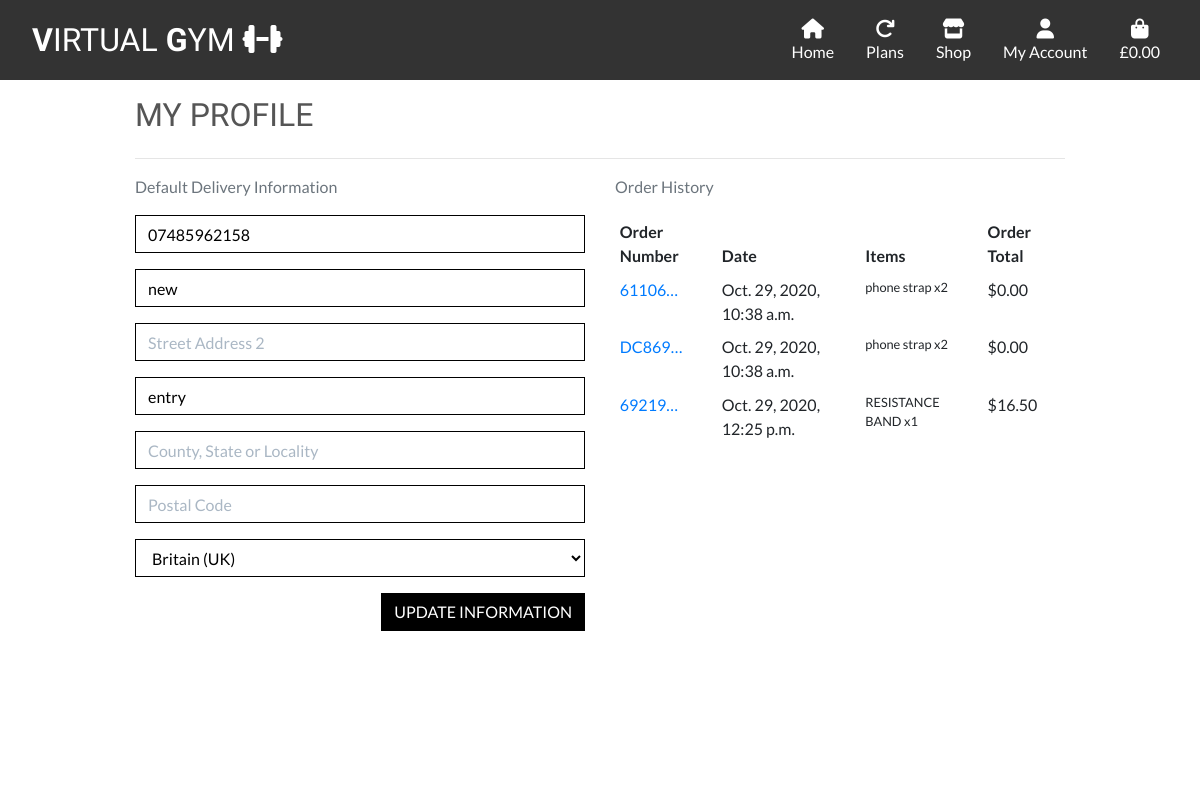
/profile/ (signed in), run on an earlier commit of the app's database.
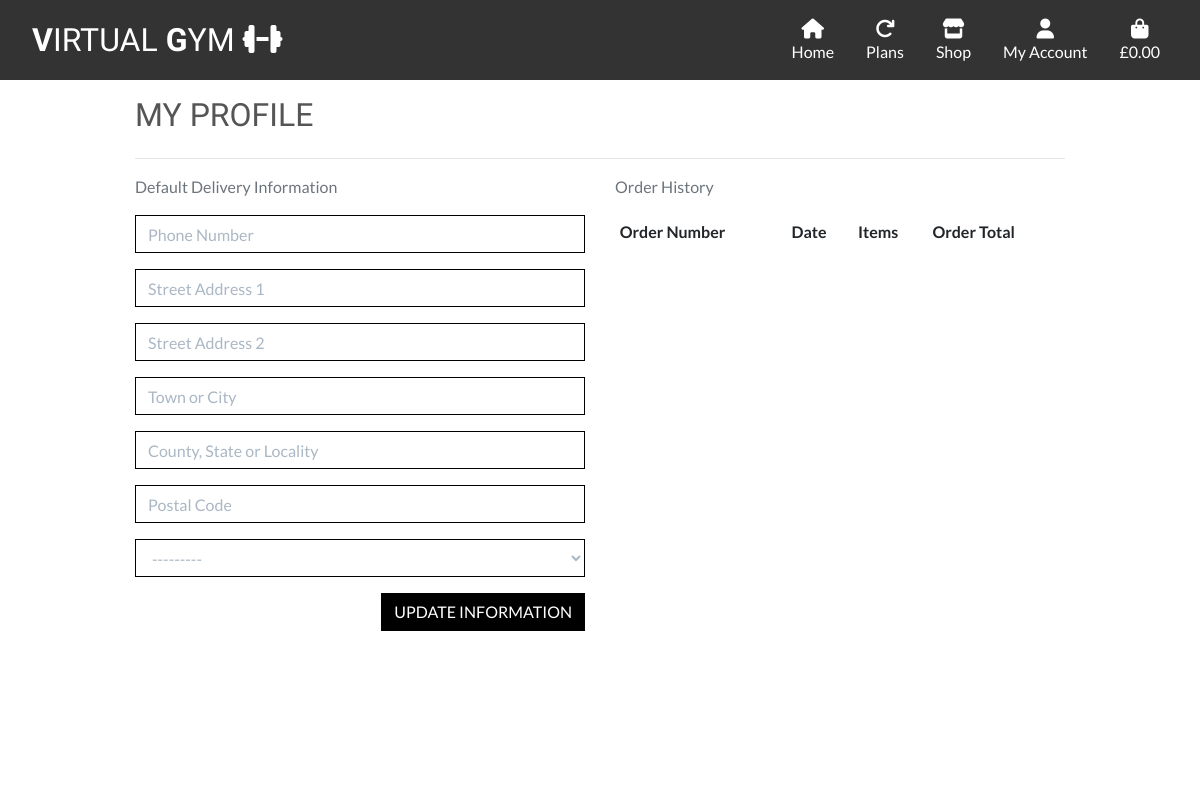
And on a later commit of the database.
### profiles/models.py (models this page shows, shortened)
class UserProfile(models.Model):
    user = models.OneToOneField(User, on_delete=models.CASCADE)
    default_phone_number = models.CharField(max_length=20, null=True, blank=True)
    default_street_address1 = models.CharField(max_length=80, null=True, blank=True)
    default_street_address2 = models.CharField(max_length=80, null=True, blank=True)
    default_town_or_city = models.CharField(max_length=40, null=True, blank=True)
    default_county = models.CharField(max_length=80, null=True, blank=True)
    default_postcode = models.CharField(max_length=20, null=True, blank=True)
    default_country = CountryField(blank_label='Country', null=True, blank=True)

### checkout/models.py (models this page shows, shortened)
class Order(models.Model):
    order_number = models.CharField(max_length=32, null=False, editable=False)
    user_profile = models.ForeignKey(UserProfile, on_delete=models.SET_NULL,
                                     null=True, blank=True,
                                     related_name='orders')
    full_name = models.CharField(max_length=50, null=False, blank=False)
    email = models.EmailField(max_length=254, null=False, blank=False)
    phone_number = models.CharField(max_length=20, null=False, blank=False)
    country = CountryField(blank_label='Country *', null=False, blank=False)
    postcode = models.CharField(max_length=20, null=True, blank=True)
    town_or_city = models.CharField(max_length=40, null=False, blank=False)
    street_address1 = models.CharField(max_length=80, null=False, blank=False)
    street_address2 = models.CharField(max_length=80, null=True, blank=True)
    county = models.CharField(max_length=80, null=True, blank=True)
    date = models.DateTimeField(auto_now_add=True)
    delivery_cost = models.DecimalField(max_digits=6, decimal_places=2,
                                        null=False, default=0)
    order_total = models.DecimalField(max_digits=10, decimal_places=2, null=False, default=0)
    grand_total = models.DecimalField(max_digits=10, decimal_places=2, null=False, default=0)
    original_bag = models.TextField(null=False, blank=False, default='')
    stripe_pid = models.CharField(max_length=254, null=False, blank=False, default='')

class OrderLineItem(models.Model):
    order = models.ForeignKey(Order, null=False, blank=False, on_delete=models.CASCADE, related_name='lineitems')
    product = models.ForeignKey(Product, null=False, blank=False, on_delete=models.CASCADE)
    product_size = models.CharField(max_length=2, null=True, blank=True) # XS, S, M, L, XL
    quantity = models.IntegerField(null=False, blank=False, default=0)
    lineitem_total = models.DecimalField(max_digits=6, decimal_places=2, null=False, blank=False, editable=False)

### products/models.py (models this page shows, shortened)
class Product(models.Model):
    category = models.ForeignKey('Category', null=True, blank=True,
                                 on_delete=models.SET_NULL)
    sku = models.CharField(max_length=254, null=True, blank=True)
    name = models.CharField(max_length=254)
    description = models.TextField()
    has_sizes = models.BooleanField(default=False, null=True, blank=True)
    price = models.DecimalField(max_digits=6, decimal_places=2)
    image_url = models.URLField(max_length=1024, null=True, blank=True)
    image = models.ImageField(null=True, blank=True)

### profiles/views.py (the view)
# urls.py: path('', views.profile, name='profile'),
@login_required
def profile(request):
    profile = get_object_or_404(UserProfile, user=request.user)
    if request.method == 'POST':
        form = UserProfileForm(request.POST, instance=profile)
        if form.is_valid():
            form.save()
            messages.success(request, 'Profile updated successfully')
        else:
            messages.error(request, 'Update failed. Please ensure the form is valid.')
    else:
        form = UserProfileForm(instance=profile)
    orders = profile.orders.all()
    template = 'profiles/profile.html'
    context = {
        'form': form,
        'orders': orders,
        'on_profile_page': True
    }
    return render(request, template, context)

### profiles/forms.py
class UserProfileForm(forms.ModelForm):
    class Meta:
        model = UserProfile
        exclude = ('user',)
    def __init__(self, *args, **kwargs):
        super().__init__(*args, **kwargs)
        placeholders = {
            'default_phone_number': 'Phone Number',
            'default_postcode': 'Postal Code',
            'default_town_or_city': 'Town or City',
            'default_street_address1': 'Street Address 1',
            'default_street_address2': 'Street Address 2',
            'default_county': 'County, State or Locality',
        }
        self.fields['default_phone_number'].widget.attrs['autofocus'] = True
        for field in self.fields:
            if field != 'default_country':
                if self.fields[field].required:
                    placeholder = f'{placeholders[field]} *'
                else:
                    placeholder = placeholders[field]
                self.fields[field].widget.attrs['placeholder'] = placeholder
            self.fields[field].widget.attrs['class'] = 'border-black rounded-0 profile-form-input'
            self.fields[field].label = False

### profiles/templates/profiles/profile.html (shortened to what this page needs)
{% extends "base.html" %}
{% load static %}
{% block extracss %}
    <link rel="stylesheet" href="{% static 'profiles/css/profile.css' %}">
{% endblock %}
{% block page-header %}
    <div class="container header-container">
    </div>
{% endblock %}
{% block content %}
    <div class="overlay"></div>
    <div class="container">
        <div class="row">
            <div class="col mt-3">
                <h2 class="logo-font mb-4">My Profile</h2>
                <hr>
            </div>
        </div>
        <div class="row">
            <div class="col-12 col-lg-6">
                <p class="text-muted">Default Delivery Information</p>
                <form class="mt-3" action="{% url 'profile' %}" method="POST" id="profile-update-form">
                    {{ form|crispy }}
                    <button class="btn btn-black rounded-0 text-uppercase float-right">Update Information</button>
                </form>
            </div>
            <div class="col-12 col-lg-6">
                <p class="text-muted">Order History</p>
                <div class="order-history table-responsive">
                    <table class="table table-sm table-borderless">
                        <thead>
                            <tr>
                                <th>Order Number</th>
                                <th>Date</th>
                                <th>Items</th>
                                <th>Order Total</th>
                            </tr>
                        </thead>
                        <tbody>
                            {% for order in orders %}
                                <tr>
                                    <td>
                                        <a href="{% url 'order_history' order.order_number %}"
                                        title="{{ order.order_number }}">
                                            {{ order.order_number|truncatechars:6 }}
                                        </a>
                                    </td>
                                    <td>{{ order.date }}</td>
                                    <td>
                                        <ul class="list-unstyled">
                                            {% for item in order.lineitems.all %}
                                                <li class="small">
                                                    {{ item.product.name }} x{{ item.quantity }}
                                                </li>
                                            {% endfor %}
                                        </ul>
                                    </td>
                                    <td>${{ order.grand_total }}</td>
                                </tr>
                            {% endfor %}
                        </tbody>
                    </table>
                </div>
            </div>
        </div>
{% endblock %}

What changed in the data, as far as the page shows it:
removed Order: order_number "61106…", date "Oct. 29, 2020, 10:38 a.m.", grand_total "0.00"
removed OrderLineItem: product.name "phone strap", quantity "2", shown under "61106…"
removed Order: order_number "DC869…", date "Oct. 29, 2020, 10:38 a.m.", grand_total "0.00"
removed OrderLineItem: product.name "phone strap", quantity "2", shown under "DC869…"
removed Order: order_number "69219…", date "Oct. 29, 2020, 12:25 p.m.", grand_total "16.50"
removed OrderLineItem: product.name "RESISTANCE BAND", quantity "1", shown under "69219…"
changed UserProfile: default_phone_number "07485962158" → (not shown); default_street_address1 "new" → (not shown); default_town_or_city "entry" → (not shown); default_country "Britain (UK)" → "---------"
